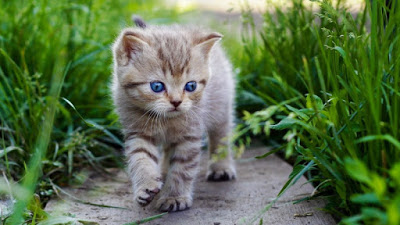
#> input picture Open CV/img_proc/kucing.jpg, 400 x 225 px
$ python ROI.py
#> lines starting #> are read from the running program, lines starting #| are printed output that depends on the picture
# -*- coding: utf-8 -*-
"""
Created on Thu Nov  8 09:45:15 2018

@author: sofyan.fadli
"""

import cv2

img = cv2.imread('kucing.jpg')
#> img is the input picture: shape (225, 400, 3); mean B, G, R 72.3, 111, 88.7

#      img[y1:y2, x1:x2]
head = img[29:114, 116:202]
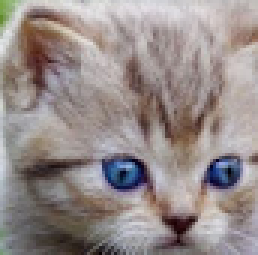
#> head: shape (85, 86, 3) (shown 3 times larger); mean B, G, R 138.5, 140, 149.9

cv2.imshow("Faces found", head)
cv2.waitKey(10)

$ run again, with Open CV/img_proc/abba.png saved as Open CV/img_proc/kucing.jpg
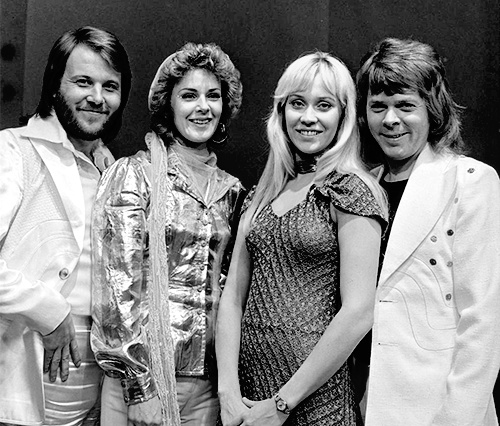
#> input picture Open CV/img_proc/abba.png, 500 x 426 px
#> img is the input picture: shape (426, 500, 3); min 0, max 255, mean 130.8
#> `head = img[29:114, 116:202]`:
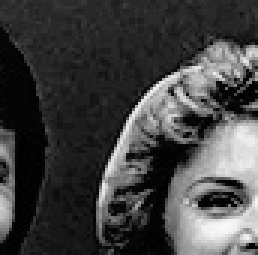
#> head: shape (85, 86, 3) (shown 3 times larger); min 0, max 249, mean 66
